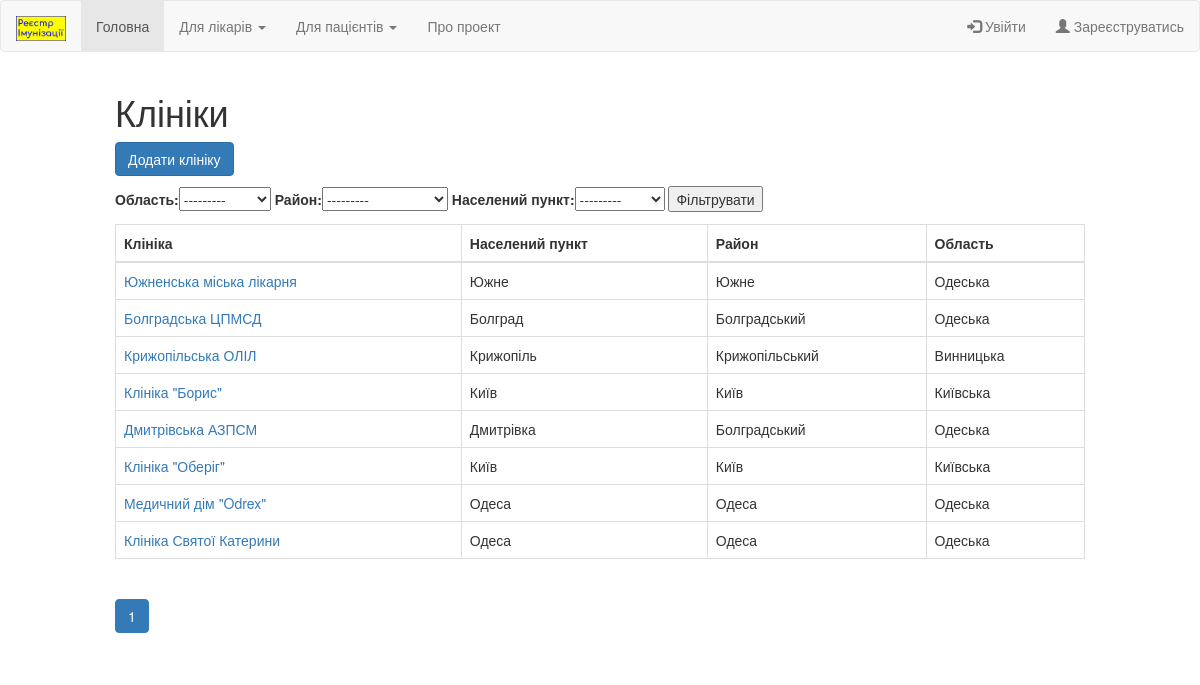
The page /registry/clinics/ on the database its author committed.
### registry/models.py (models this page shows, shortened)
class Region(models.Model):
    region = models.CharField(max_length=32)
    def __str__(self):
        return self.region
    class Meta:
        verbose_name = "Область"
        verbose_name_plural = "Області"
        ordering = ['region']

class District(models.Model):
    district = models.CharField(max_length=32)
    region = models.ForeignKey(Region, on_delete=models.SET_NULL, null=True, blank=True)
    def __str__(self):
        return self.district
    class Meta:
        verbose_name = "Район"
        verbose_name_plural = "Райони"
        ordering = ['district']

class Locality(models.Model):
    locality = models.CharField(max_length=32)
    district = models.ForeignKey(District, on_delete=models.SET_NULL, null=True, blank=True)
    def __str__(self):
        return self.locality
    class Meta:
        verbose_name = "Населений пункт"
        verbose_name_plural = "Населені пункти"
        ordering = ['locality']

class Clinic(models.Model):
    clinic = models.CharField(max_length=64)
    logo = models.ImageField(upload_to='uploads/%Y/%m/%d/', blank=True, null=True)
    info = models.TextField(max_length=265, blank=True, null=True)
    locality = models.ForeignKey(Locality, on_delete=models.SET_NULL, null=True, blank=True)
    def get_registry_url(self):
        return reverse('clinic', args=[str(self.id)])
    class Meta:
        verbose_name = "Клініка"
        verbose_name_plural = "Клініки"
        ordering = ['-id']

### registry/views.py (the view)
# urls.py: path('clinics/', views.clinics, name='api_clinics'),
def clinics(request):
    form = ClinicsSearchForm(request.GET)
    if form.is_valid():
        locality = form.cleaned_data['locality']
        district = form.cleaned_data['district']
        region = form.cleaned_data['region']
        if locality is not None:
            clinics = Clinic.objects.filter(locality = locality)
        elif district is not None:
            clinics = Clinic.objects.filter(locality__district = district)
        elif region is not None:
            clinics = Clinic.objects.filter(locality__district__region = region)
        else:
            clinics = Clinic.objects.all()
    else:
        clinics = Clinic.objects.all()
    pages = Paginator(clinics, 30)
    current_page = request.GET.get('page', 1)
    try:
        current_page = int(current_page)
    except:
        current_page = 1
    if current_page not in pages.page_range:
        current_page = 1
    clinics = pages.page(current_page)
    num_pages = pages.page_range
    context = {'clinics': clinics, 'form': form, 'num_pages': num_pages, 'current_page': current_page}
    return render(request, 'registry/clinics.html', context)

### registry/forms.py
class ClinicsSearchForm(forms.Form):
    region = forms.ModelChoiceField(label='Область', queryset = Region.objects.all(), required=False)
    district = forms.ModelChoiceField(label='Район', queryset = District.objects.all(), required=False)
    locality = forms.ModelChoiceField(label='Населений пункт', queryset = Locality.objects.all(), required=False)

### registry/templates/registry/clinics.html (shortened to what this page needs)
{% extends "base.html" %}
{% block content %}
    <h1>Клініки</h1>
<a href="{% url 'clinic_add' %}"><button class="btn btn-primary btn-bg" name="clinic_add">Додати клініку</button></a>
<form action="" method="get">
    {{ form }}
    <input type="submit" value="Фільтрувати">
</form>
<table class="table table-bordered">
    <thead>
    <tr>
        <th>Клініка</th>
        <th>Населений пункт</th>
        <th>Район</th>
        <th>Область</th>
    </tr>
    </thead>
    <tbody>
    {% for clinic in clinics %}
    <tr>
        <td><a href="{{ clinic.get_registry_url }}">{{ clinic.clinic }}</a></td>
        <td>{{ clinic.locality }}</td>
        <td>{{ clinic.locality.district }}</td>
        <td>{{ clinic.locality.district.region }}</td>
    </tr>
    {% endfor %}
    </tbody>
</table>
<ul class="pagination">
    {% for num in num_pages %}
        {% if num == current_page %}
            <li class="page-item active"><span class="page-link">{{num}}</span></li>
        {% else %}
            <li class="page-item"><a class="page-link" href="{% url 'clinics' %}?page={{num}}">{{num}}</a></li>
        {% endif %}
    {% endfor %}
</ul>
    {% load static %}
{% endblock %}

### rows shown on the page
Region: region "---------"
District: district "---------"
Locality: locality "---------"
Clinic: clinic "Южненська міська лікарня", locality "Южне", locality.district "Южне", locality.district.region "Одеська"
Clinic: clinic "Болградська ЦПМСД", locality "Болград", locality.district "Болградський", locality.district.region "Одеська"
Clinic: clinic "Крижопільська ОЛІЛ", locality "Крижопіль", locality.district "Крижопільський", locality.district.region "Винницька"
Clinic: clinic "Клініка \"Борис\"", locality "Київ", locality.district "Київ", locality.district.region "Київська"
Clinic: clinic "Дмитрівська АЗПСМ", locality "Дмитрівка", locality.district "Болградський", locality.district.region "Одеська"
Clinic: clinic "Клініка \"Оберіг\"", locality "Київ", locality.district "Київ", locality.district.region "Київська"
Clinic: clinic "Медичний дім \"Odrex\"", locality "Одеса", locality.district "Одеса", locality.district.region "Одеська"
Clinic: clinic "Клініка Святої Катерини", locality "Одеса", locality.district "Одеса", locality.district.region "Одеська"

### other values the page prints
{{ num }} "1"
